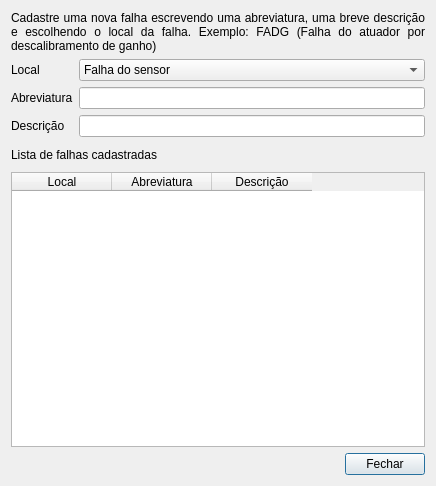
<?xml version="1.0" encoding="UTF-8"?>
<ui version="4.0">
 <class>ConfigFalha</class>
 <widget class="QDialog" name="ConfigFalha">
  <property name="geometry">
   <rect>
    <x>0</x>
    <y>0</y>
    <width>436</width>
    <height>486</height>
   </rect>
  </property>
  <property name="windowTitle">
   <string>Configuração das falhas do sistema</string>
  </property>
  <layout class="QGridLayout" name="gridLayout">
   <item row="0" column="0">
    <widget class="QLabel" name="label_4">
     <property name="text">
      <string>Cadastre uma nova falha escrevendo uma abreviatura, uma breve descrição e escolhendo o local da falha. Exemplo: FADG (Falha do atuador por descalibramento de ganho)</string>
     </property>
     <property name="alignment">
      <set>Qt::AlignJustify|Qt::AlignVCenter</set>
     </property>
     <property name="wordWrap">
      <bool>true</bool>
     </property>
    </widget>
   </item>
   <item row="1" column="0">
    <layout class="QHBoxLayout" name="horizontalLayout_2">
     <item>
      <layout class="QVBoxLayout" name="verticalLayout_2">
       <item>
        <widget class="QLabel" name="label_7">
         <property name="text">
          <string>Local</string>
         </property>
        </widget>
       </item>
       <item>
        <widget class="QLabel" name="label_6">
         <property name="text">
          <string>Abreviatura</string>
         </property>
        </widget>
       </item>
       <item>
        <widget class="QLabel" name="label_5">
         <property name="text">
          <string>Descrição</string>
         </property>
        </widget>
       </item>
      </layout>
     </item>
     <item>
      <layout class="QVBoxLayout" name="verticalLayout">
       <item>
        <widget class="QComboBox" name="local">
         <property name="toolTip">
          <string>Local da falha</string>
         </property>
         <item>
          <property name="text">
           <string>Falha do sensor</string>
          </property>
         </item>
         <item>
          <property name="text">
           <string>Falha do atuador</string>
          </property>
         </item>
         <item>
          <property name="text">
           <string>Falha do sistema</string>
          </property>
         </item>
        </widget>
       </item>
       <item>
        <widget class="QLineEdit" name="abrv">
         <property name="toolTip">
          <string>Abreviatura da falha (Limite de 10 caracteres)</string>
         </property>
         <property name="maxLength">
          <number>10</number>
         </property>
        </widget>
       </item>
       <item>
        <widget class="QLineEdit" name="descricao">
         <property name="toolTip">
          <string>Descrição da falha (Limite de 50 caracteres)</string>
         </property>
         <property name="text">
          <string/>
         </property>
         <property name="maxLength">
          <number>80</number>
         </property>
        </widget>
       </item>
      </layout>
     </item>
    </layout>
   </item>
   <item row="2" column="0">
    <layout class="QHBoxLayout" name="horizontalLayout_4">
     <item>
      <widget class="QLabel" name="label_3">
       <property name="text">
        <string>Lista de falhas cadastradas</string>
       </property>
      </widget>
     </item>
     <item>
      <spacer name="horizontalSpacer_3">
       <property name="orientation">
        <enum>Qt::Horizontal</enum>
       </property>
       <property name="sizeHint" stdset="0">
        <size>
         <width>153</width>
         <height>20</height>
        </size>
       </property>
      </spacer>
     </item>
     <item>
      <layout class="QHBoxLayout" name="horizontalLayout">
       <item>
        <widget class="QToolButton" name="adicionar">
         <property name="toolTip">
          <string>Adicionar falha</string>
         </property>
         <property name="icon">
          <iconset resource="../imgs/imgs.qrc">
           <normaloff>:/imgs/adicionar.png</normaloff>:/imgs/adicionar.png</iconset>
         </property>
         <property name="autoRaise">
          <bool>true</bool>
         </property>
        </widget>
       </item>
       <item>
        <widget class="QToolButton" name="remover">
         <property name="toolTip">
          <string>Remover falha</string>
         </property>
         <property name="icon">
          <iconset resource="../imgs/imgs.qrc">
           <normaloff>:/imgs/remover.png</normaloff>:/imgs/remover.png</iconset>
         </property>
         <property name="autoRaise">
          <bool>true</bool>
         </property>
        </widget>
       </item>
      </layout>
     </item>
    </layout>
   </item>
   <item row="3" column="0">
    <widget class="QTableWidget" name="falhas_cad">
     <property name="toolTip">
      <string>Falhas cadastradas</string>
     </property>
     <property name="editTriggers">
      <set>QAbstractItemView::NoEditTriggers</set>
     </property>
     <property name="tabKeyNavigation">
      <bool>false</bool>
     </property>
     <property name="gridStyle">
      <enum>Qt::DotLine</enum>
     </property>
     <property name="sortingEnabled">
      <bool>true</bool>
     </property>
     <attribute name="verticalHeaderVisible">
      <bool>false</bool>
     </attribute>
     <column>
      <property name="text">
       <string>Local</string>
      </property>
     </column>
     <column>
      <property name="text">
       <string>Abreviatura</string>
      </property>
     </column>
     <column>
      <property name="text">
       <string>Descrição</string>
      </property>
     </column>
    </widget>
   </item>
   <item row="4" column="0">
    <layout class="QHBoxLayout" name="horizontalLayout_3">
     <item>
      <spacer name="horizontalSpacer_2">
       <property name="orientation">
        <enum>Qt::Horizontal</enum>
       </property>
       <property name="sizeHint" stdset="0">
        <size>
         <width>153</width>
         <height>20</height>
        </size>
       </property>
      </spacer>
     </item>
     <item>
      <widget class="QPushButton" name="botao_cancel">
       <property name="text">
        <string>Fechar</string>
       </property>
      </widget>
     </item>
    </layout>
   </item>
  </layout>
 </widget>
 <tabstops>
  <tabstop>abrv</tabstop>
  <tabstop>descricao</tabstop>
  <tabstop>adicionar</tabstop>
  <tabstop>remover</tabstop>
  <tabstop>falhas_cad</tabstop>
  <tabstop>botao_cancel</tabstop>
 </tabstops>
 <resources>
  <include location="../imgs/imgs.qrc"/>
 </resources>
 <connections>
  <connection>
   <sender>botao_cancel</sender>
   <signal>clicked()</signal>
   <receiver>ConfigFalha</receiver>
   <slot>accept()</slot>
   <hints>
    <hint type="sourcelabel">
     <x>425</x>
     <y>475</y>
    </hint>
    <hint type="destinationlabel">
     <x>300</x>
     <y>463</y>
    </hint>
   </hints>
  </connection>
 </connections>
</ui>
